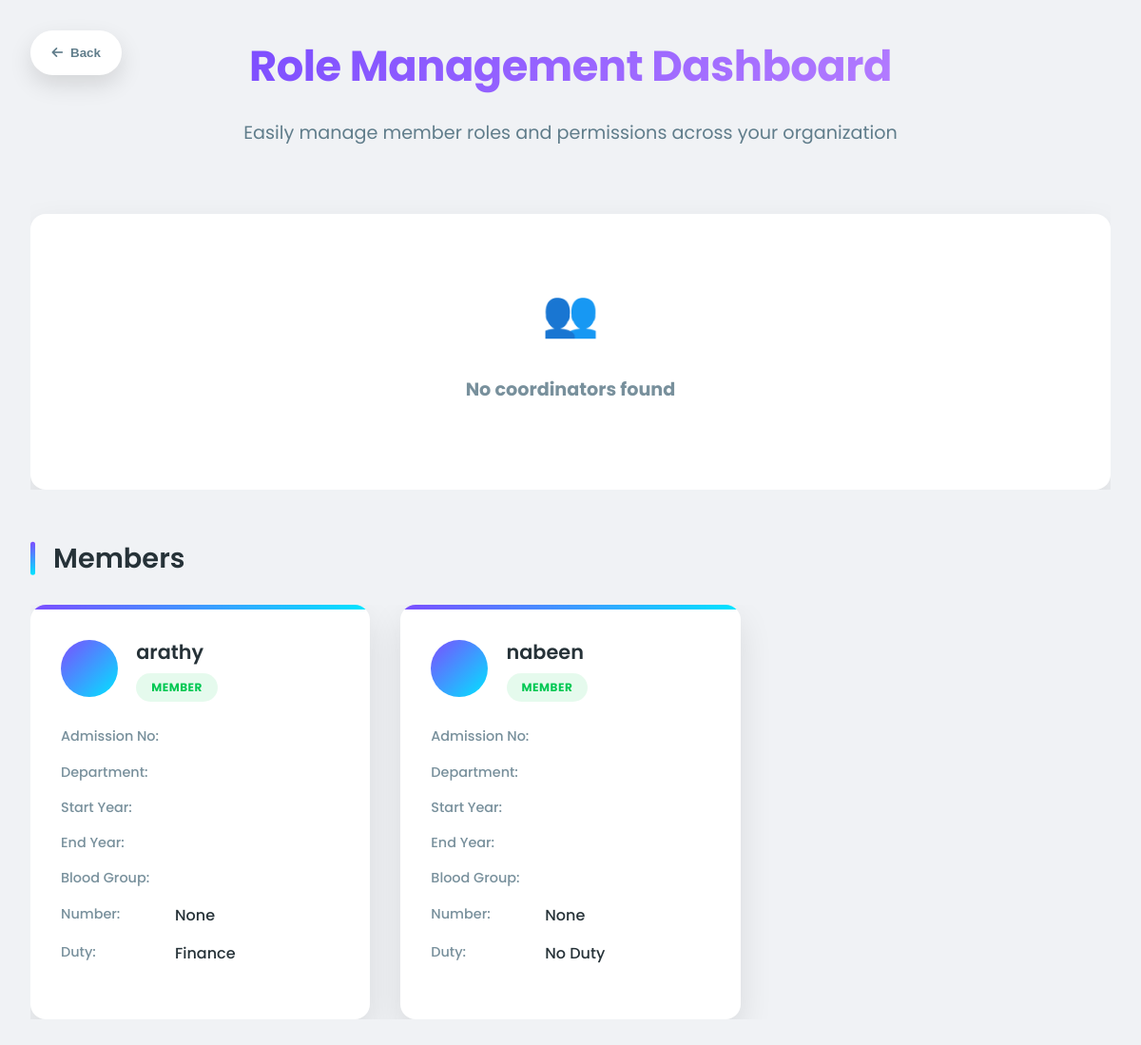
The page /dashboard/manage_members/ (signed in) on the database as committed earlier.
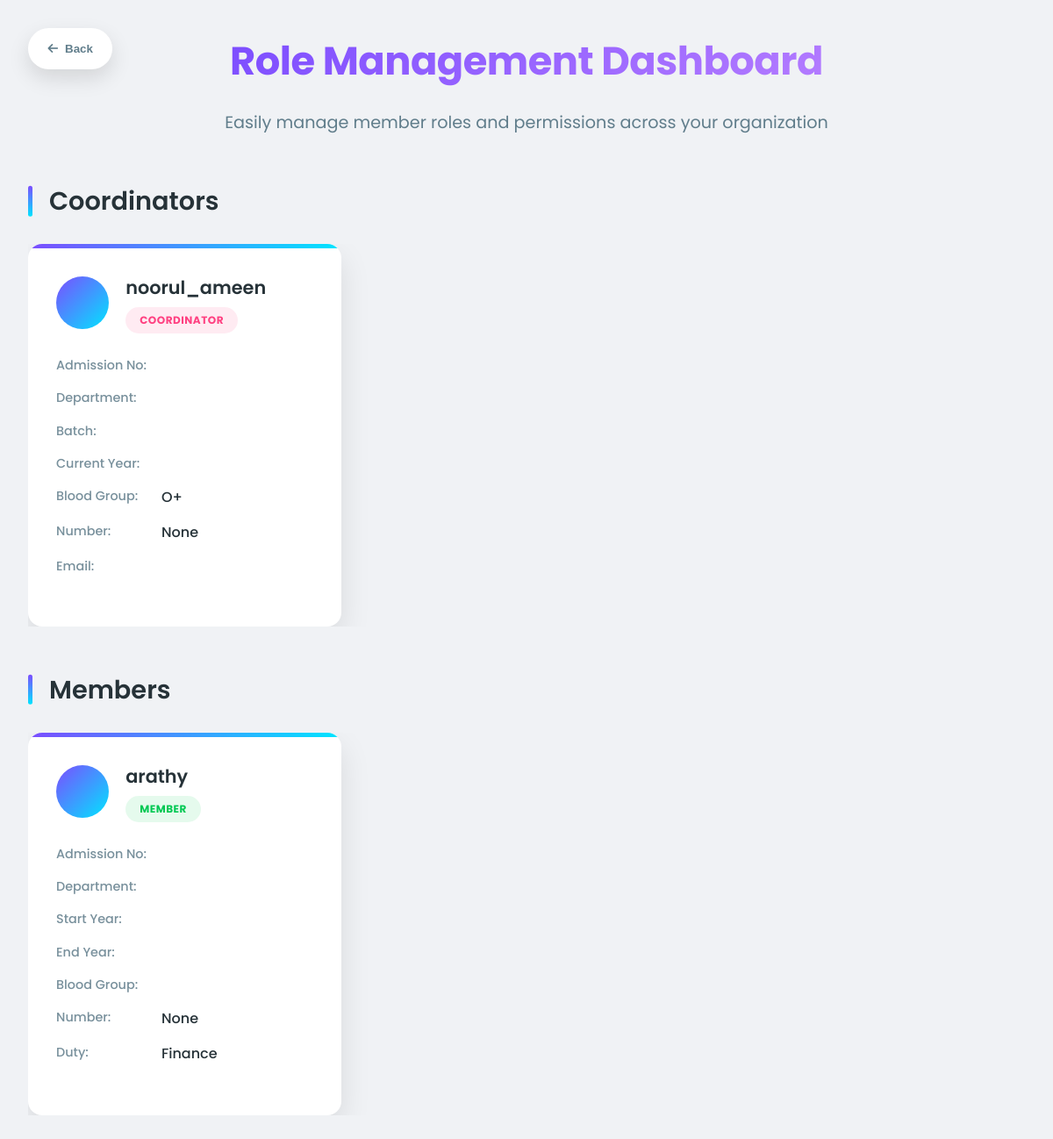
The same page on the database as committed later.
### members/models.py (models this page shows, shortened)
class memberRegistration(models.Model):
    DEPARTMENT_CHOICES = (
        ("bba", "BBA"),
        ("bca", "BCA"),
        ("bsc_cs", "BSc CS"),
        ("bcom_tax", "BCom Tax"),
        ("ttm", "TTM"),
        ("bcom_ca_and_finance", "BCom CA and Finance"),
        ("bcom_co_operation", "BCom Co-operation"),
        ("ba_literature", "BA Literature"),
        ("ba_communicative_english", "BA Communicative English"),
        ("ba_journalism", "BA Journalism"),
        ("electronics", "Electronics"),
        ("bsw", "BSW"),
    )
    BLOOD_GROUP_CHOICES = [
        ('A+', 'A+'),
        ('A-', 'A-'),
        ('B+', 'B+'),
        ('B-', 'B-'),
        ('AB+', 'AB+'),
        ('AB-', 'AB-'),
        ('O+', 'O+'),
        ('O-', 'O-'),
    ]
    DUTY_CHOICES = (
        ("No Duty", "No Duty"),
        ("Finance", "Finance"),
        ("Collection Team", "Collection Team"),
        ("Event Organizers", "Event Organizers"),  # Fixed typo
        ("Team Controller", "Team Controller"),
    )
    MEMBERSHIP_STATUS_CHOICES = (
        ("active", "Active"),
        ("volunteer", "Moved to Volunteer"),
        ("inactive", "Inactive"),
    )
    user = models.OneToOneField(User, on_delete=models.CASCADE,related_name="memberregistration")
    adno = models.CharField(max_length=255, blank=True, default="")
    department = models.CharField(max_length=50, choices=DEPARTMENT_CHOICES, blank=True, default="")
    start_year = models.CharField(max_length=5, blank=True, default="")
    end_year = models.CharField(max_length=5, blank=True, default="")
    blood_group = models.CharField(
        max_length=3,
        choices=BLOOD_GROUP_CHOICES,
        blank=True,
        default="",
    )
    date_of_birth = models.DateField(null=True, blank=True)
    age = models.PositiveIntegerField(null=True, blank=True)
    duty = models.CharField(max_length=50, choices=DUTY_CHOICES, default="No Duty")
    membership_status = models.CharField(
        max_length=20,
        choices=MEMBERSHIP_STATUS_CHOICES,
        default="active",
    )
    membership_decided_on = models.DateTimeField(null=True, blank=True)

### users/models.py (models this page shows, shortened)
class UserProfile(models.Model):
    GENDER_CHOICE=(
        ("","Select the gender"),
        ("male","male"),
        ("female","female"),
    )
    ROLE_CHOICE=(
        ("public_user","public_user"),
        ("member","member"),
        ("coordinator","coordinator"),
        ("convenier","convenier"),
        ("office_staff","office_staff"),
        ("principal","principal"),
        ("chairman","chairman"),
    )
    BLOOD_GROUP_CHOICES = [
        ('', 'Select Blood Group'),
        ('A+', 'A+'),
        ('A-', 'A-'),
        ('B+', 'B+'),
        ('B-', 'B-'),
        ('AB+', 'AB+'),
        ('AB-', 'AB-'),
        ('O+', 'O+'),
        ('O-', 'O-'),
    ]
    user=models.OneToOneField(User,on_delete=models.CASCADE)
    phone_number=models.CharField(max_length=10,null=True,blank=True)
    role=models.CharField(max_length=20,choices=ROLE_CHOICE,default="public_user")
    gender=models.CharField(max_length=10,choices=GENDER_CHOICE,null=True,blank=True)
    address=models.TextField(null=True,blank=True)
    created_at=models.DateTimeField(auto_now_add=True)
    photo=models.ImageField(upload_to="profile_pics/",null=True,blank=True)
    blood=models.CharField(max_length=3,default="",choices=BLOOD_GROUP_CHOICES)
    is_donor = models.BooleanField(default=False)
    date_of_birth = models.DateField(null=True, blank=True)
    age = models.PositiveIntegerField(null=True, blank=True)

### coordinator/models.py (models this page shows, shortened)
class coordinateRegistration(models.Model):
    DEPARTMENT_CHOICES = (
        ("bba", "BBA"),
        ("bca", "BCA"),
        ("bsc_cs", "BSc CS"),
        ("bcom_tax", "BCom Tax"),
        ("ttm", "TTM"),
        ("bcom_ca_and_finance", "BCom CA and Finance"),
        ("bcom_co_operation", "BCom Co-operation"),
        ("ba_literature", "BA Literature"),
        ("ba_communicative_english", "BA Communicative English"),
        ("ba_journalism", "BA Journalism"),
        ("electronics", "Electronics"),
        ("bsw", "BSW"),
    )
    YEAR_CHOICES = (
        ("First Year", "First Year"),
        ("Second Year", "Second Year"),
        ("Third Year", "Third Year"),
        ("Fourth Year", "Fourth Year"),
    )
    user = models.OneToOneField(User, on_delete=models.CASCADE)
    adno = models.CharField(max_length=255)
    department = models.CharField(max_length=50, choices=DEPARTMENT_CHOICES)
    batch = models.CharField(max_length=10)
    current_year = models.CharField(max_length=15, choices=YEAR_CHOICES)

### dashboard/views.py (the view)
# urls.py: path("manage_members/",views.manageMembers,name="manage_members"),
@login_required(login_url="users:login")
def manageMembers(req):
    if (req.user.userprofile.role == "public_user"):
        return HttpResponseRedirect("/")
    pending_users = pendingMemberAddRequest.objects.filter(isApproved=False).values_list('user', flat=True)
    members = memberRegistration.objects.exclude(user__in=pending_users).filter(membership_status="active")
    coordinators = coordinateRegistration.objects.all()
    pending_requests=pendingMemberAddRequest.objects.filter(isPending=True)
    cntx={
        "members":members,
        "coordinators":coordinators,
        "pending_requests":pending_requests,
    }
    return render(req,"dashboard/manage_members.html",context=cntx)

### templates/dashboard/manage_members.html (shortened to what the changed rows need)
<!DOCTYPE html>
<html lang="en">
    {% load static %}
<head>
    <link rel="stylesheet" href="https://cdnjs.cloudflare.com/ajax/libs/font-awesome/6.5.0/css/all.min.css" />
</head>
<body>
    <div class="container">
        <header>
            <h1>Role Management Dashboard</h1>
        </header>
        {% if coordinators %}
        <div class="section-header">
            <h2 class="section-title">Coordinators</h2>
        </div>
        <div class="user-grid">
            {% for i in coordinators %}
            <div class="user-card">
                <div class="user-header">
                    {% if i.user.userprofile.photo %}
                        <img src="{{i.user.userprofile.photo.url}}" class="user-avatar">
                    {% else %}
                        <div class="user-avatar"></div>
                    {% endif %}
                    <div class="user-info">
                        <div class="user-name">{{ i.user.username }}</div>
                        <span class="user-role role-coordinator">Coordinator</span>
                    </div>
                </div>
                <div class="user-details">
                    <div class="detail-row">
                        <span class="detail-label">Admission No:</span>
                    </div>
                    <div class="detail-row">
                        <span class="detail-label">Department:</span>
                    </div>
                    <div class="detail-row">
                        <span class="detail-label">Batch:</span>
                    </div>
                    <div class="detail-row">
                        <span class="detail-label">Current Year:</span>
                    </div>
                    <div class="detail-row">
                        <span class="detail-label">Blood Group:</span>
                        <span class="detail-value">{{ i.user.userprofile.blood }}</span>
                    </div>
                    <div class="detail-row">
                        <span class="detail-label">Number:</span>
                        <span class="detail-value">{{ i.user.userprofile.phone_number }}</span>
                    </div>
                    <div class="detail-row">
                        <span class="detail-label">Email:</span>
                    </div>
                </div>
            </div>
            {% endfor %}
        </div>
        {% else %}
        <div class="user-grid">
            <div class="empty-state">
                <div class="empty-icon">👥</div>
                <h3 class="empty-text">No coordinators found</h3>
            </div>
        </div>
        {% endif %}
        {% if members %}
        <div class="section-header">
            <h2 class="section-title">Members</h2>
        </div>
        <div class="user-grid">
            {% for i in members %}
            <div class="user-card">
                <div class="user-header">
                    {% if i.user.userprofile.photo %}
                        <img src="{{i.user.userprofile.photo.url}}" class="user-avatar">
                    {% else %}
                        <div class="user-avatar"></div>
                    {% endif %}
                    <div class="user-info">
                        <div class="user-name">{{ i.user.username }}</div>
                        <span class="user-role role-member">Member</span>
                    </div>
                </div>
                <div class="user-details">
                    <div class="detail-row">
                        <span class="detail-label">Admission No:</span>
                    </div>
                    <div class="detail-row">
                        <span class="detail-label">Department:</span>
                    </div>
                    <div class="detail-row">
                        <span class="detail-label">Start Year:</span>
                    </div>
                    <div class="detail-row">
                        <span class="detail-label">End Year:</span>
                    </div>
                    <div class="detail-row">
                        <span class="detail-label">Blood Group:</span>
                    </div>
                    <div class="detail-row">
                        <span class="detail-label">Number:</span>
                        <span class="detail-value">{{ i.user.userprofile.phone_number }}</span>
                    </div>
                    <div class="detail-row">
                        <span class="detail-label">Duty:</span>
                        <span class="detail-value">{{ i.user.memberregistration.duty }}</span>
                    </div>
                </div>
            </div>
            {% endfor %}
        </div>
        {% endif %}
    </div>
</body>
</html>

Rows that differ between the two databases and show on the page:
removed memberRegistration: user.username "nabeen", user.userprofile.phone_number "None", user.memberregistration.duty "No Duty"
added coordinateRegistration: user.username "noorul_ameen", user.userprofile.blood "O+", user.userprofile.phone_number "None"
Other text that changed with them:
text no longer shown: "👥 No coordinators found"
text now shown: "Coordinators"
